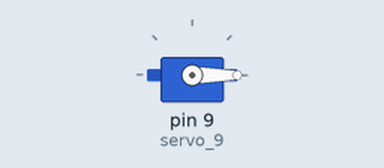
Simulated run of this sketch. Board: Arduino Uno, built with avr-gcc and run on an emulated ATmega328P. On the bench: servo.

Above: at 0.05 s.
At 2.3 s:
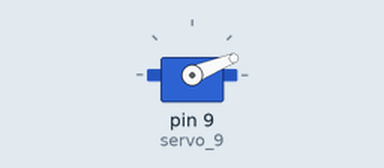
At 4.55 s:
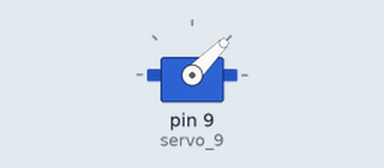
At 9.1 s:
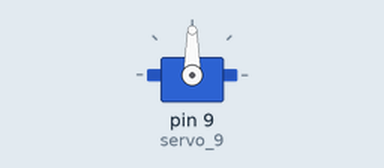
Timing chart, 0 to 11.8 s (numbered marks = the images above):
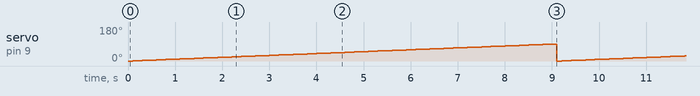

Measured:
- by itself, servo on pin 9 (servo_9): ramps from 0° to 90° and jumps back, once every 9.1 s

The sketch:

SensorLuz.ino
```cpp
// C++ code
//

#include <Servo.h>

int pos = 0;

Servo servo_9;

void setup()
{
  servo_9.attach(9, 500, 2500);
}

void loop()
{
  for (pos = 0; pos <= 90; pos += 1) {
    servo_9.write(pos);
    delay(100);
  }
  for (pos = 0; pos >= 0; pos -= 1) {
    servo_9.write(pos);
    delay(5);
  }
}
```
